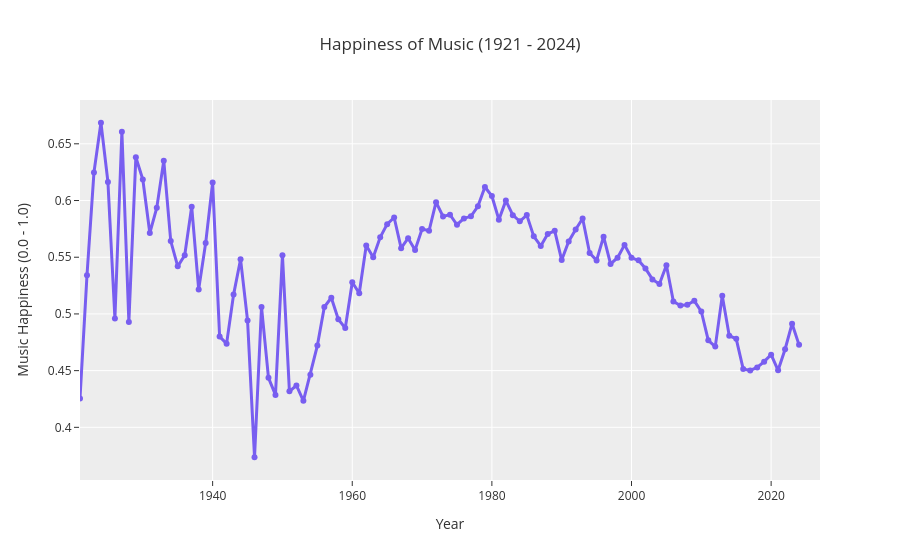

Notebook code for this chart:
### Markdown cell above
---
## First im going to make two graphs showing happiness overtime

### Code cell
happinessGraph = go.Figure();

happinessGraph.add_trace(go.Scatter(
    x = yearlyMusic['year'],
    y = yearlyMusic['valence'],
    mode = 'lines+markers',
    name = 'Music Happiness (Valence)',
    line = dict(color = '#785EF0', width = 3)));

happinessGraph.update_layout(
    title = 'Happiness of Music (1921 - 2024)',
    xaxis_title = 'Year',
    yaxis_title = 'Music Happiness (0.0 - 1.0)',
    template = 'ggplot2',
    hovermode = 'x unified',
    xaxis = dict(range = [1921, 2027])
);

happinessGraph.show();
